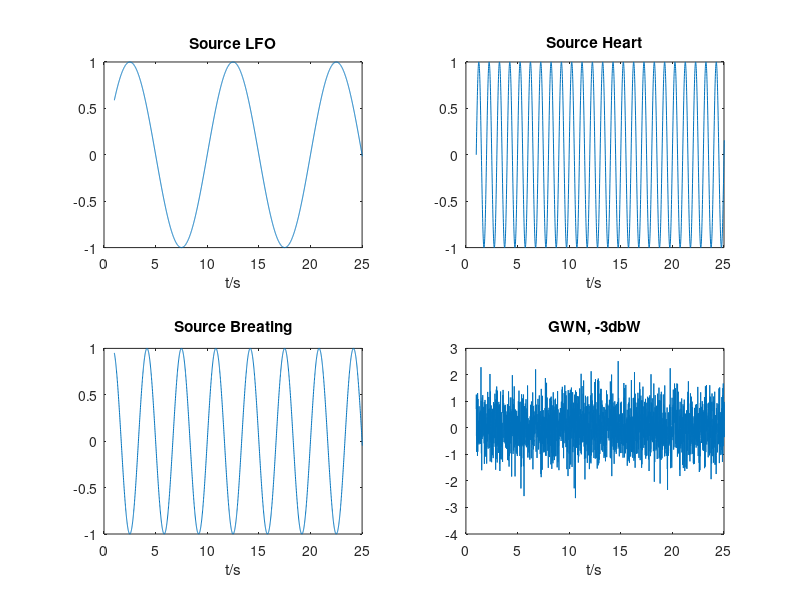
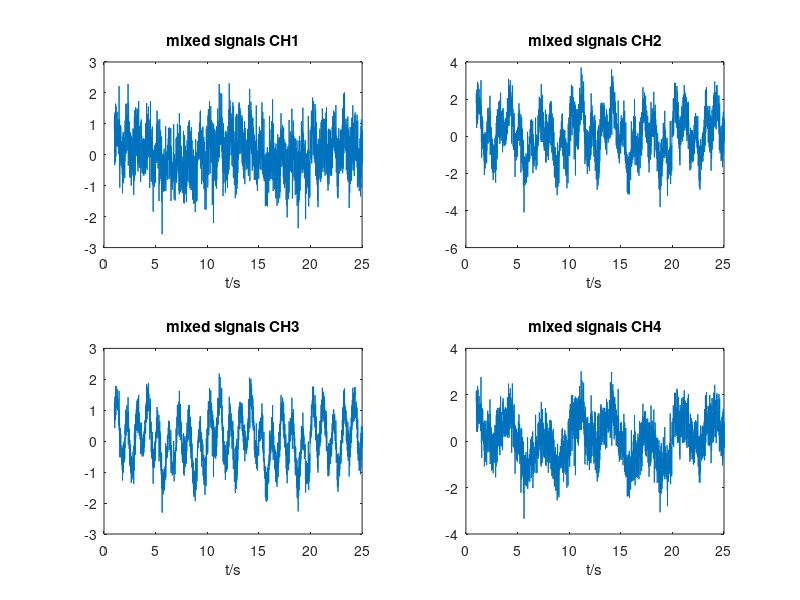
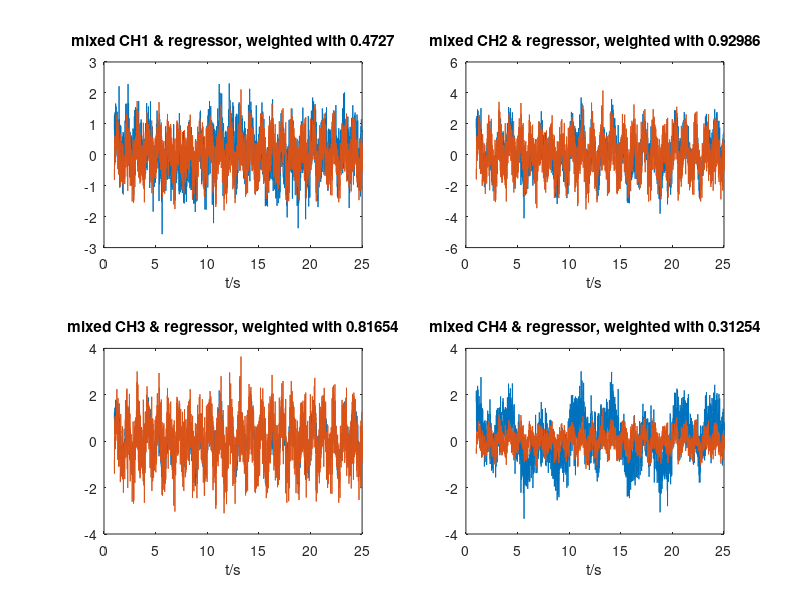
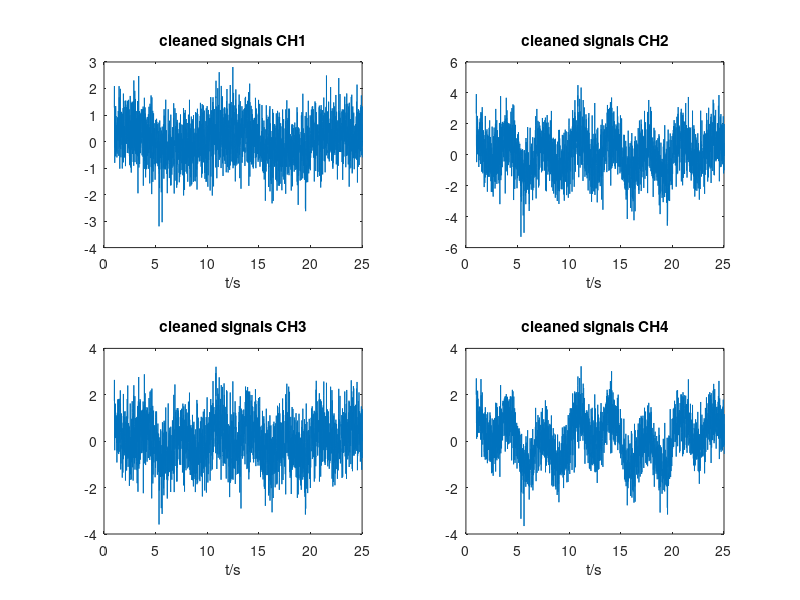

Here is the MATLAB script that generated these plots, in order: (Note: this script raises an error after producing the figures.)

%% Create simulated data and parameters
fs = 1 / 0.01;
t=1:1/fs:100;


%% Sources
% LFO
Flfo=0.1;
Slfo = sin(2*pi*Flfo*t)';
% Heart rate
Fhr=1;
Shr = sin(2*pi*Fhr*t)';
% Breathing
Fbr=0.3;
Sbr = sin(2*pi*Fbr*t)';
% white noise with -3dBW / 0.5W
Snoise = wgn(numel(t),1,-3);
% assemble:
S = [Slfo Shr Sbr Snoise];
%% Mixing matrix
A = rand(4,4);
%% Measurement channels X
X = S*A;

%% "Regressor"
Pn = 0;
Nfac = 1;
rnoise = wgn(numel(t),1,Pn);
Rhr = Shr + Nfac*rnoise;

%% Remove noisy heart signal from channels X with perfect known scaling factor
X_clean = X - [Rhr*A(2,1) Rhr*A(2,2) Rhr*A(2,3) Rhr*A(2,4)];

%% Plot 
xl = [0 25];
% S
tlab = {'Source LFO', 'Source Heart', 'Source Breating', 'GWN, -3dbW'}
figure
for ii=1:4
subplot(2,2,ii)
plot(t,S(:,ii))
xlim(xl)
xlabel('t/s')
title(tlab{ii})
end

% X
figure
for ii=1:4
subplot(2,2,ii)
plot(t,X(:,ii))
xlim(xl)
xlabel('t/s')
title(['mixed signals CH' num2str(ii)])
end

% Mixed signals and corresponding weighted Regressor
figure
for ii=1:4
subplot(2,2,ii)
plot(t,X(:,ii))
hold on
plot(t,Rhr*A(2,ii))
xlim(xl)
xlabel('t/s')
title(['mixed CH' num2str(ii) ' & regressor, weighted with ' num2str(A(2,ii))])
end

% Cleaned X
figure
for ii=1:4
subplot(2,2,ii)
plot(t,X_clean(:,ii))
xlim(xl)
xlabel('t/s')
title(['cleaned signals CH' num2str(ii)])
end

% Spectra before and after
figure
for ii=1:4
subplot(2,2,ii)
[px,f] = pspectrum(X(:,ii),fs);
[pxc,f] = pspectrum(X_clean(:,ii),fs);
loglog(f,px)
hold on
loglog(f,pxc)
xlabel('f/Hz')
axis tight
title(['cleaned signals CH' num2str(ii)])
end
